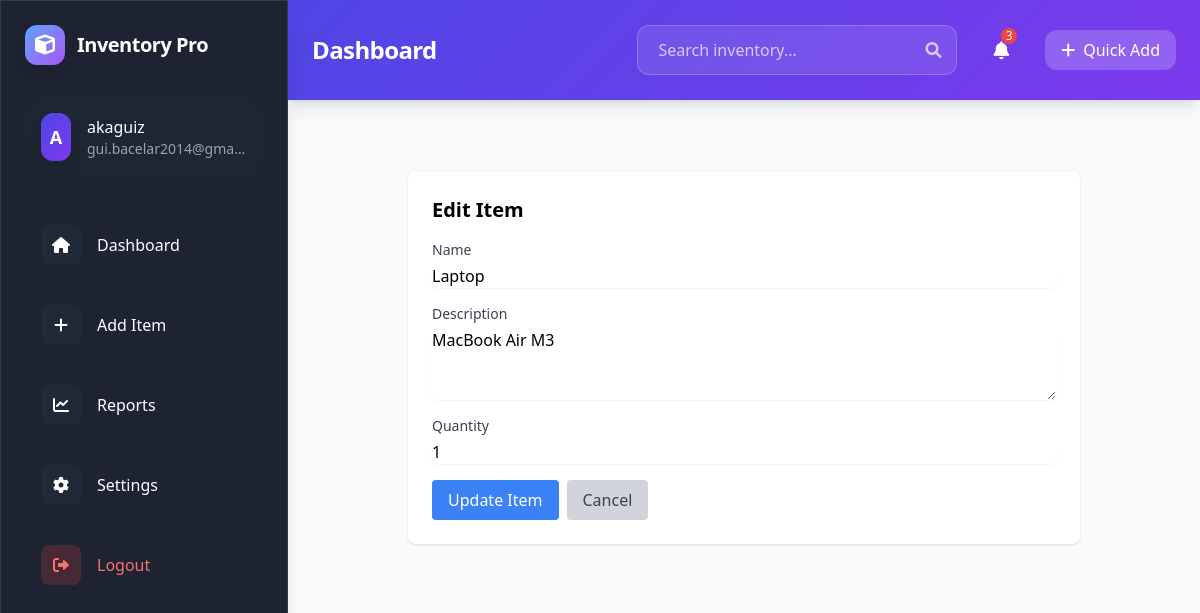
Page /edit/1 (signed in) on the earlier database version.
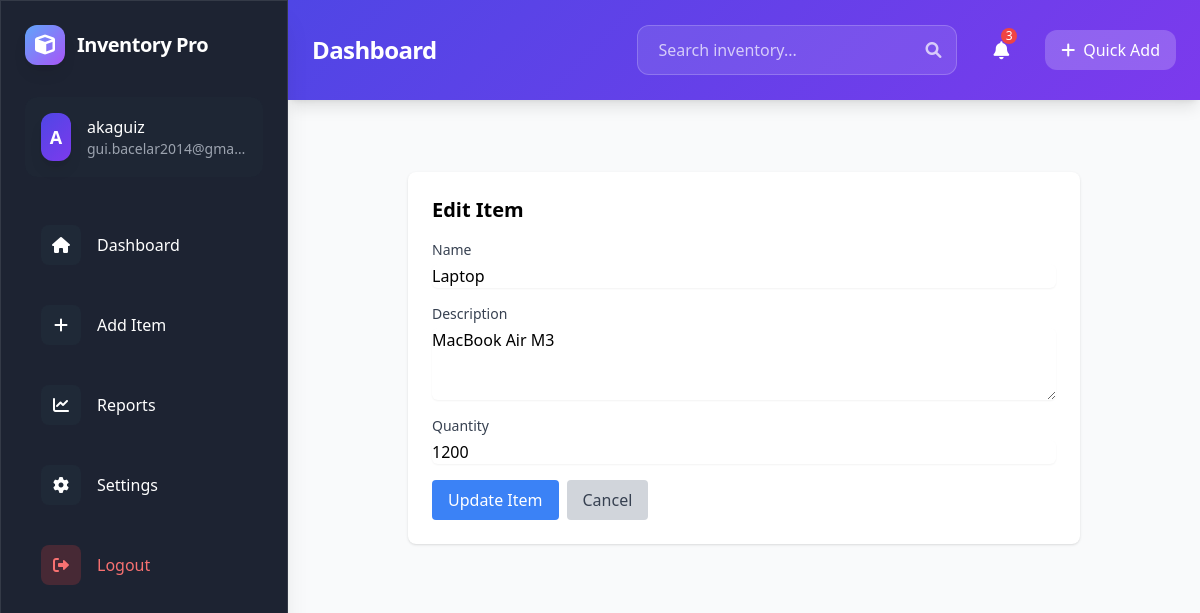
Same page on the later database version.
### app.py (models this page shows)
class Item(db.Model):
    id = db.Column(db.Integer, primary_key=True)
    name = db.Column(db.String(100), nullable=False)
    description = db.Column(db.Text, nullable=True)
    quantity = db.Column(db.Integer, default=0)
    user_id = db.Column(db.Integer, db.ForeignKey('user.id'), nullable=False)

### app.py (the view, shortened to what this page needs)
@app.route('/edit/<int:id>', methods=['GET', 'POST'])
@login_required
def edit(id):
    item = Item.query.get_or_404(id)
    if item.user_id != current_user.id:
        flash('Access denied!', 'error')
        return redirect(url_for('index'))
    return render_template('edit.html', item=item)

### app.py (called while the page is built)
@login_manager.user_loader
def load_user(user_id):
    return User.query.get(int(user_id))

### templates/edit.html
{% extends "base.html" %}
{% block content %}
<div class="max-w-2xl mx-auto">
    <div class="bg-white rounded-lg shadow p-6">
        <h2 class="text-xl font-bold mb-4">Edit Item</h2>
        <form method="POST">
            <div class="space-y-4">
                <div>
                    <label class="block text-sm font-medium text-gray-700">Name</label>
                    <input type="text" name="name" required value="{{ item.name }}"
                        class="mt-1 block w-full rounded-md border-gray-300 shadow-sm focus:border-blue-500 focus:ring-blue-500"
                        placeholder="Enter item name">
                </div>
                <div>
                    <label class="block text-sm font-medium text-gray-700">Description</label>
                    <textarea name="description" rows="3"
                        class="mt-1 block w-full rounded-md border-gray-300 shadow-sm focus:border-blue-500 focus:ring-blue-500"
                        placeholder="Enter description">{{ item.description }}</textarea>
                </div>
                <div>
                    <label class="block text-sm font-medium text-gray-700">Quantity</label>
                    <input type="number" name="quantity" required value="{{ item.quantity }}"
                        class="mt-1 block w-full rounded-md border-gray-300 shadow-sm focus:border-blue-500 focus:ring-blue-500">
                </div>
                <div class="flex gap-2">
                    <button type="submit" class="bg-blue-500 hover:bg-blue-600 text-white px-4 py-2 rounded">
                        Update Item
                    </button>
                    <a href="{{ url_for('index') }}" class="bg-gray-300 hover:bg-gray-400 text-gray-700 px-4 py-2 rounded">
                        Cancel
                    </a>
                </div>
            </div>
        </form>
    </div>
</div>
{% endblock %}

Differences in the rows shown:
changed Item "Laptop": quantity "1" → "1200"
